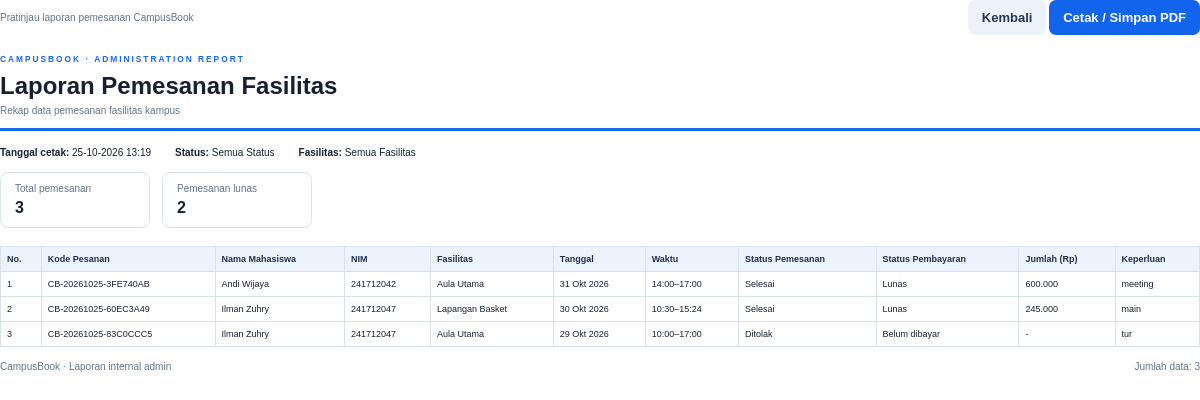
The page /admin/laporan_pemesanan.php (signed in) on the database its author committed.
### tables this page shows
CREATE TABLE `bookings` (
  `id` int UNSIGNED NOT NULL,
  `booking_code` varchar(30) NOT NULL,
  `user_id` int UNSIGNED NOT NULL,
  `facility_id` int UNSIGNED NOT NULL,
  `booking_date` date NOT NULL,
  `start_time` time NOT NULL,
  `end_time` time NOT NULL,
  `purpose` text NOT NULL,
  `status` enum('pending','approved','rejected','cancelled','completed') NOT NULL DEFAULT 'pending',
  `created_at` timestamp NULL DEFAULT CURRENT_TIMESTAMP,
  `admin_note` text
);

CREATE TABLE `students` (
  `id` int UNSIGNED NOT NULL,
  `nim` varchar(20) DEFAULT NULL,
  `name` varchar(100) NOT NULL,
  `email` varchar(150) NOT NULL,
  `password` varchar(255) NOT NULL,
  `fakultas` varchar(150) DEFAULT NULL,
  `prodi` varchar(150) DEFAULT NULL,
  `status` enum('active','inactive') NOT NULL DEFAULT 'active',
  `created_at` timestamp NULL DEFAULT CURRENT_TIMESTAMP,
  `profile_photo` varchar(255) DEFAULT NULL
);

CREATE TABLE `facilities` (
  `id` int UNSIGNED NOT NULL,
  `name` varchar(100) NOT NULL,
  `category` varchar(50) NOT NULL DEFAULT 'Lainnya',
  `description` text,
  `image` varchar(255) DEFAULT NULL,
  `location` varchar(150) NOT NULL,
  `capacity` int UNSIGNED NOT NULL DEFAULT '1',
  `hourly_rate` decimal(12,2) NOT NULL DEFAULT '0.00',
  `opening_time` time NOT NULL,
  `closing_time` time NOT NULL,
  `status` enum('active','inactive') NOT NULL DEFAULT 'active',
  `created_at` timestamp NULL DEFAULT CURRENT_TIMESTAMP
);

CREATE TABLE `payments` (
  `id` int UNSIGNED NOT NULL,
  `booking_id` int UNSIGNED NOT NULL,
  `amount` decimal(12,2) NOT NULL,
  `payment_method` enum('qris','va_bca','va_bni','va_bri','va_mandiri') NOT NULL,
  `payment_status` enum('pending','paid','failed') NOT NULL DEFAULT 'pending',
  `transaction_reference` varchar(100) DEFAULT NULL,
  `paid_at` datetime DEFAULT NULL,
  `created_at` timestamp NULL DEFAULT CURRENT_TIMESTAMP
);

### includes/admin_helpers.php (called while the page is built, shortened)
<?php
function e($value): string
{
    return htmlspecialchars((string) $value, ENT_QUOTES, "UTF-8");
}
function db_all(mysqli $conn, string $sql, string $types = "", array $params = []): array
{
    $stmt = mysqli_prepare($conn, $sql);
    mysqli_stmt_execute($stmt);
    $result = mysqli_stmt_get_result($stmt);
    $rows = [];
    while ($row = mysqli_fetch_assoc($result)) {
        $rows[] = $row;
    }
    return $rows;
}
function tanggal_id(?string $date): string
{
    $months = [
        1 => "Jan", "Feb", "Mar", "Apr", "Mei", "Jun",
        "Jul", "Agu", "Sep", "Okt", "Nov", "Des",
    ];
    $time = strtotime($date);
    return date("j", $time) . " " . $months[(int) date("n", $time)] . " " . date("Y", $time);
}
function jam(?string $time): string
{
    return $time ? substr($time, 0, 5) : "-";
}
function booking_status_meta(string $status): array
{
    $map = [
        "pending"   => ["Menunggu",   "badge-orange"],
        "approved"  => ["Disetujui",  "badge-blue"],
        "completed" => ["Selesai",    "badge-green"],
        "rejected"  => ["Ditolak",    "badge-red"],
        "cancelled" => ["Dibatalkan", "badge-gray"],
    ];
    return $map[$status] ?? [$status, "badge-gray"];
}
function payment_status_meta(string $status): array
{
    $map = [
        "pending" => ["Menunggu verifikasi", "badge-orange"],
        "paid"    => ["Lunas",               "badge-green"],
        "failed"  => ["Gagal",               "badge-red"],
    ];
    return $map[$status] ?? [$status, "badge-gray"];
}
    ?>

### admin/laporan_pemesanan.php (the view, shortened to what this page needs)
<?php
require_once __DIR__ . "/../config/database.php";
require_once __DIR__ . "/../includes/admin_helpers.php";
$statusFilter = $_GET["status"] ?? "";
$validStatuses = ["pending", "approved", "completed", "rejected", "cancelled"];
$where = " WHERE 1 = 1";
$params = [];
$types = "";
if (in_array($statusFilter, $validStatuses, true)) {
    $where .= " AND b.status = ?";
    $params[] = $statusFilter;
    $types .= "s";
} else {
    $statusFilter = "";
}
$from = "
    FROM bookings b
    JOIN students s ON s.id = b.user_id
    JOIN facilities f ON f.id = b.facility_id
    LEFT JOIN payments p ON p.booking_id = b.id
";
$bookings = db_all(
    $conn,
    "SELECT b.booking_code, b.booking_date, b.start_time, b.end_time,
            b.status, b.purpose, b.admin_note, b.created_at,
            s.name AS student_name, s.nim,
            f.name AS facility_name, f.hourly_rate,
            p.payment_status, p.amount AS payment_amount
     " . $from . $where . "
     ORDER BY b.booking_date DESC, b.start_time DESC",
    $types,
    $params
);
$facilityName = "Semua Fasilitas";
$statusName = $statusFilter !== "" ? booking_status_meta($statusFilter)[0] : "Semua Status";
$paidCount = 0;
foreach ($bookings as $row) {
    if (($row["payment_status"] ?? "") === "paid") $paidCount++;
}
?>
<!DOCTYPE html>
<html lang="id">
<head>
</head>
<body>
    <div class="toolbar">
        <span class="muted">Pratinjau laporan pemesanan CampusBook</span>
        <div><a href="pemesanan.php">Kembali</a> <button onclick="window.print()">Cetak / Simpan PDF</button></div>
    </div>
    <main class="report">
        <header class="brand">
            <small>CAMPUSBOOK · ADMINISTRATION REPORT</small>
            <h1>Laporan Pemesanan Fasilitas</h1>
            <div class="muted">Rekap data pemesanan fasilitas kampus</div>
        </header>
        <div class="meta">
            <span><strong>Tanggal cetak:</strong> <?= e(date("d-m-Y H:i")) ?></span>
            <span><strong>Status:</strong> <?= e($statusName) ?></span>
            <span><strong>Fasilitas:</strong> <?= e($facilityName) ?></span>
        </div>
        <section class="summary">
            <div><span>Total pemesanan</span><strong><?= count($bookings) ?></strong></div>
            <div><span>Pemesanan lunas</span><strong><?= $paidCount ?></strong></div>
        </section>
        <table>
            <thead><tr><th>No.</th><th>Kode Pesanan</th><th>Nama Mahasiswa</th><th>NIM</th><th>Fasilitas</th><th>Tanggal</th><th>Waktu</th><th>Status Pemesanan</th><th>Status Pembayaran</th><th>Jumlah (Rp)</th><th>Keperluan</th></tr></thead>
            <tbody>
            <?php if ($bookings): ?>
                <?php foreach ($bookings as $i => $booking):
                    $bookingStatus = booking_status_meta($booking["status"])[0];
                    $paymentStatus = $booking["payment_status"] ? payment_status_meta($booking["payment_status"])[0] : ((float)$booking["hourly_rate"] > 0 ? "Belum dibayar" : "Gratis");
                ?>
                <tr>
                    <td><?= $i + 1 ?></td><td><?= e($booking["booking_code"]) ?></td><td><?= e($booking["student_name"]) ?></td><td><?= e($booking["nim"]) ?></td><td><?= e($booking["facility_name"]) ?></td><td><?= e(tanggal_id($booking["booking_date"])) ?></td><td><?= e(jam($booking["start_time"])) ?>–<?= e(jam($booking["end_time"])) ?></td><td><?= e($bookingStatus) ?></td><td><?= e($paymentStatus) ?></td><td><?= $booking["payment_amount"] !== null ? e(number_format((float)$booking["payment_amount"], 0, ",", ".")) : "-" ?></td><td><?= e($booking["purpose"] ?? "-") ?></td>
                </tr>
                <?php endforeach; ?>
            <?php else: ?>
                <tr><td colspan="11" style="text-align:center">Tidak ada data pemesanan yang sesuai filter.</td></tr>
            <?php endif; ?>
            </tbody>
        </table>
        <div class="footer"><span>CampusBook · Laporan internal admin</span><span>Jumlah data: <?= count($bookings) ?></span></div>
    </main>
</body>
</html>

### admin/laporan_pemesanan.php (style rules this page uses)
* { box-sizing: border-box; }
body { font-family: Arial, Helvetica, sans-serif; color: #172033; margin: 0; font-size: 10px; }
.toolbar { display:flex; justify-content:space-between; align-items:center; gap:12px; margin: 0 auto 18px; max-width: 1200px; }
.toolbar button, .toolbar a { border:0; border-radius:7px; padding:10px 14px; background:#1264ed; color:white; text-decoration:none; font-weight:700; cursor:pointer; font-size:13px; }
.toolbar a { background:#edf2fa; color:#26364f; }
.report { max-width: 1200px; margin: 0 auto; }
.brand { border-bottom:3px solid #1768f5; padding-bottom:12px; margin-bottom:16px; }
.brand small { color:#1768f5; letter-spacing:2px; font-weight:bold; }
h1 { margin:8px 0 5px; font-size:24px; }
.muted { color:#64748b; }
.meta { display:flex; flex-wrap:wrap; gap:8px 24px; margin:14px 0; }
.summary { display:flex; gap:12px; margin:14px 0 18px; }
.summary div { border:1px solid #dbe4f0; border-radius:8px; padding:10px 14px; min-width:150px; }
.summary span { display:block; color:#64748b; margin-bottom:5px; }
.summary strong { font-size:16px; }
table { width:100%; border-collapse:collapse; }
th,td { border:1px solid #d9e1ec; padding:7px 6px; text-align:left; vertical-align:top; }
th { background:#edf3fc; color:#1e3150; font-size:9px; }
td { font-size:9px; }
.footer { margin-top:14px; display:flex; justify-content:space-between; color:#64748b; }

### rows shown on the page
bookings: booking_code "CB-20261025-3FE740AB", user.name "Andi Wijaya", user.nim "241712042", facility.name "Aula Utama", booking_date "31 Okt 2026", start_time "14:00", end_time "17:00", status "Selesai", payments.payment_status "Lunas", payments.amount "600.000", purpose "meeting"
bookings: booking_code "CB-20261025-60EC3A49", user.name "Ilman Zuhry", user.nim "241712047", facility.name "Lapangan Basket", booking_date "30 Okt 2026", start_time "10:30", end_time "15:24", status "Selesai", payments.payment_status "Lunas", payments.amount "245.000", purpose "main"
bookings: booking_code "CB-20261025-83C0CCC5", user.name "Ilman Zuhry", user.nim "241712047", facility.name "Aula Utama", booking_date "29 Okt 2026", start_time "10:00", end_time "17:00", status "Ditolak", paymentStatus "Belum dibayar", purpose "tur"

### other values the page prints
$statusName "Semua Status"
$facilityName "Semua Fasilitas"
count($bookings) "3"
$paidCount "2"
